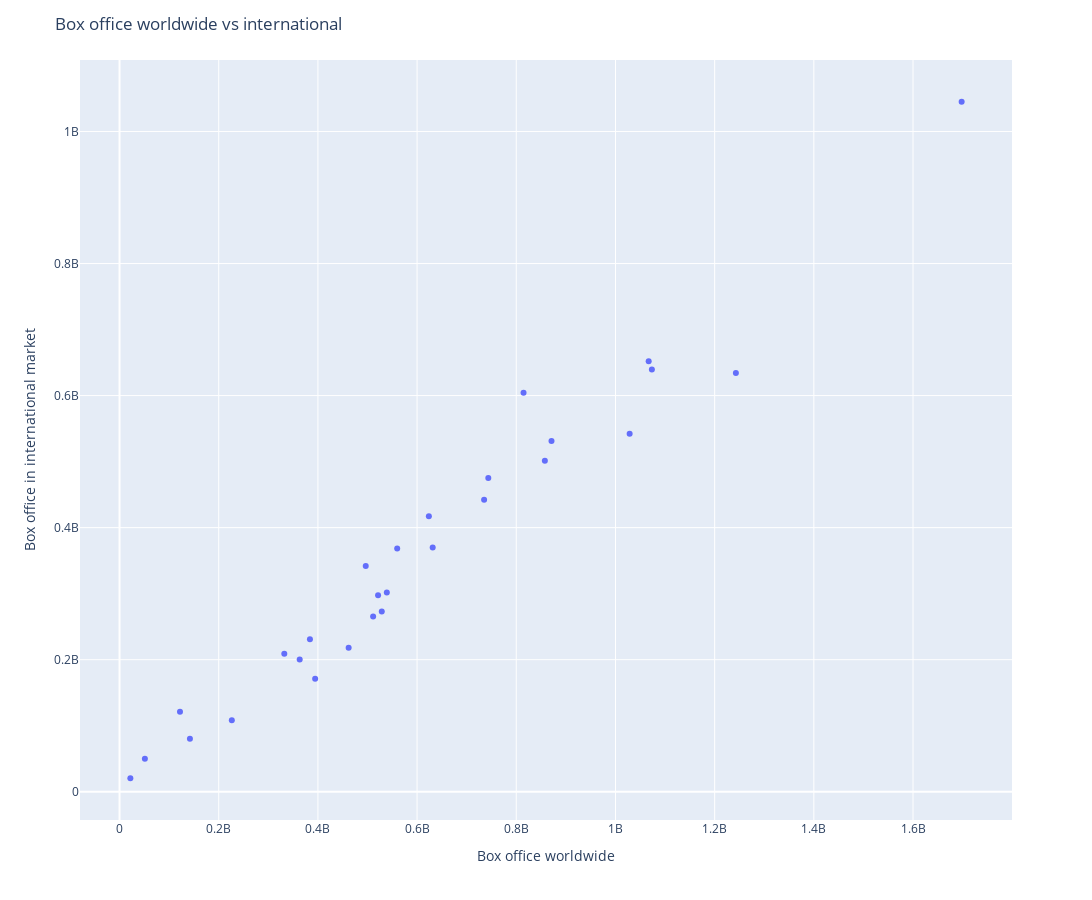

Source (notebook cell):
### Code cell
fig = px.scatter(df, x = df["box_office_worldwide"], y = df["box_office_other"], width= 1200, height = 900)
fig.update_layout(xaxis = dict(title = "Box office worldwide", showgrid = True)
                , yaxis= dict(title = "Box office in international market", showgrid = True),
                  title = "Box office worldwide vs international")
fig.show()

### Figure 1 — Plotly figure (JSON) as saved in the notebook; plotly's stock layout.template omitted (floating-point values rounded to 4 significant figures)
{"data": [{"hovertemplate": "box_office_worldwide=%{x}<br>box_office_other=%{y}<extra></extra>", "legendgroup": "", "marker": {"color": "#636efa", "symbol": "circle"}, "mode": "markers", "name": "", "orientation": "v", "showlegend": false, "type": "scatter", "x": [394436586, 363258859, 511358276, 528773250, 871014978, 631442092, 461983149, 623726085, 521311860, 735099082, 1066969703, 559852396, 538983207, 743559607, 857611174, 332207671, 1028570889, 383930656, 814641172, 1242805359, 1073394593, 141940042, 121903885, 51112314, 21813358, 226425420, 496444308, 1698030965], "xaxis": "x", "y": [171210907, 200460294, 265506097, 272900000, 531300000, 370001000, 217900167, 417280431, 297503696, 442094918, 651964823, 368400000, 301700000, 475066843, 501149463, 209120551, 542275328, 231029541, 604181157, 634223615, 639356585, 80384897, 120957731, 49788012, 20414357, 108118232, 342017611, 1045050771], "yaxis": "y"}], "layout": {"height": 900, "legend": {"tracegroupgap": 0}, "margin": {"t": 60}, "title": {"text": "Box office worldwide vs international"}, "width": 1200, "xaxis": {"anchor": "y", "autorange": true, "domain": [0, 1], "range": [-78830000.0, 1799000000.0], "showgrid": true, "title": {"text": "Box office worldwide"}, "type": "linear"}, "yaxis": {"anchor": "x", "autorange": true, "domain": [0, 1], "range": [-42820000.0, 1108000000.0], "showgrid": true, "title": {"text": "Box office in international market"}, "type": "linear"}}}
